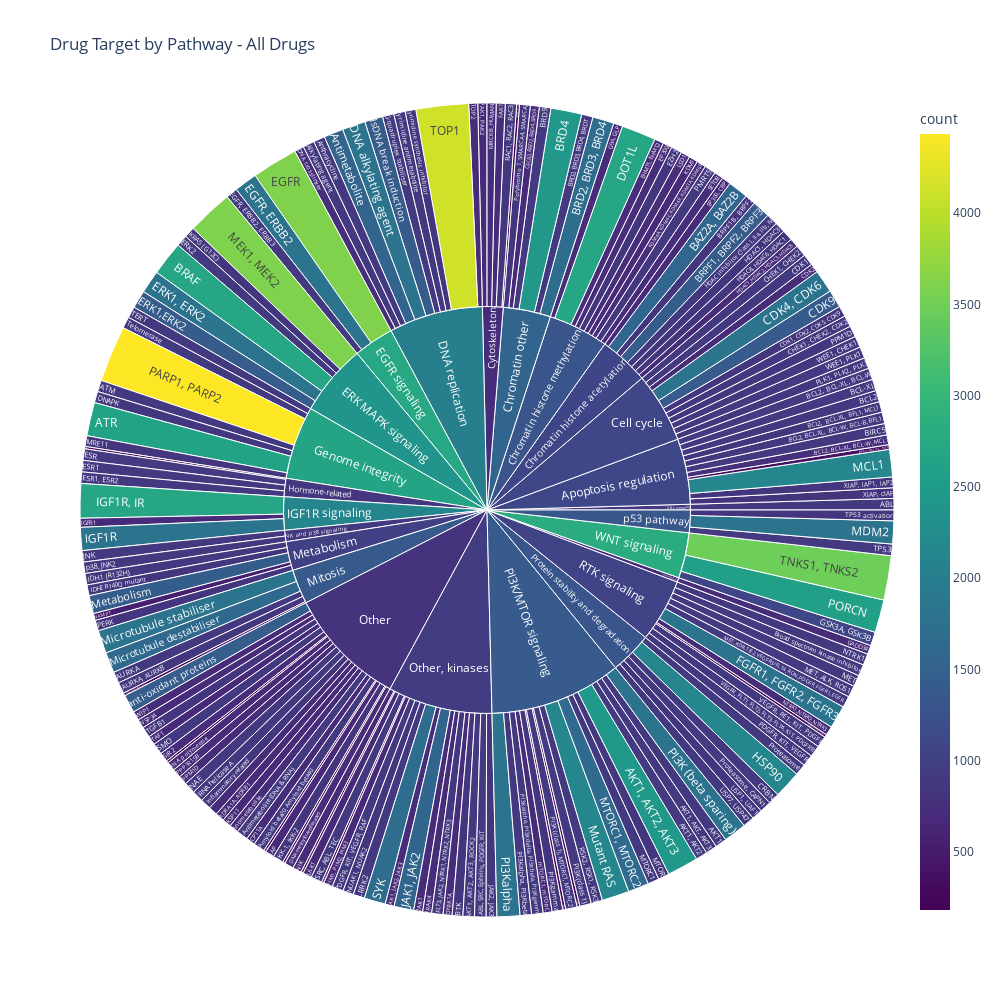

Here is the notebook cell this chart was saved with:
### Code cell
# Plot growth properities by cell line cancer type
fig = plot_sunburst(dose_df, ['pathway','target'], 'Drug Target by Pathway - All Drugs')
#plt.savefig(RESULTS_DIR / 'drug_target_by_pathway.png', dpi=300, bbox_inches='tight')


fig.write_image(
    RESULTS_DIR / 'drug_target_by_pathway.png', 
    width=fig.layout.width,      
    height=fig.layout.height,     
    scale=3      # scale up for better resolution
)
fig.show()

### Figure 1 — Plotly figure (JSON) as saved in the notebook; plotly's stock layout.template omitted (floating-point values rounded to 4 significant figures; data arrays with more than 128 entries replaced by an {"elided": "..."} marker saying what was removed)
{"data": [{"branchvalues": "total", "customdata": {"elided": "211x1 float values"}, "domain": {"x": [0, 1], "y": [0, 1]}, "hovertemplate": "labels=%{label}<br>count_sum=%{value}<br>parent=%{parent}<br>id=%{id}<br>count=%{color}<extra></extra>", "ids": {"elided": "211 str values"}, "labels": {"elided": "211 str values"}, "marker": {"coloraxis": "coloraxis", "colors": {"elided": "211 float values"}}, "name": "", "parents": {"elided": "211 str values"}, "sort": false, "type": "sunburst", "values": {"elided": "211 float values"}}], "layout": {"coloraxis": {"colorbar": {"title": {"text": "count"}}, "colorscale": [[0, "#440154"], [0.1111, "#482878"], [0.2222, "#3e4989"], [0.3333, "#31688e"], [0.4444, "#26828e"], [0.5556, "#1f9e89"], [0.6667, "#35b779"], [0.7778, "#6ece58"], [0.8889, "#b5de2b"], [1, "#fde725"]]}, "height": 1000, "legend": {"tracegroupgap": 0}, "title": {"text": "Drug Target by Pathway - All Drugs"}, "width": 1000}}
